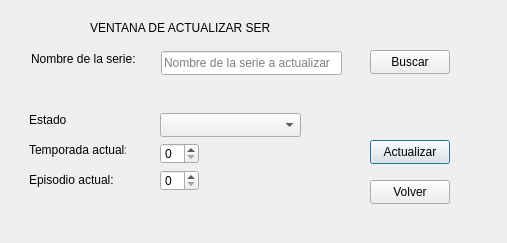
<?xml version="1.0" encoding="UTF-8"?>
<ui version="4.0">
 <class>VentanaActualizar</class>
 <widget class="QDialog" name="VentanaActualizar">
  <property name="geometry">
   <rect>
    <x>0</x>
    <y>0</y>
    <width>507</width>
    <height>243</height>
   </rect>
  </property>
  <property name="windowTitle">
   <string>Dialog</string>
  </property>
  <property name="styleSheet">
   <string notr="true"/>
  </property>
  <widget class="QLabel" name="label">
   <property name="geometry">
    <rect>
     <x>90</x>
     <y>20</y>
     <width>181</width>
     <height>16</height>
    </rect>
   </property>
   <property name="text">
    <string>VENTANA DE ACTUALIZAR SERIE</string>
   </property>
  </widget>
  <widget class="QLabel" name="label_2">
   <property name="geometry">
    <rect>
     <x>31</x>
     <y>51</y>
     <width>105</width>
     <height>16</height>
    </rect>
   </property>
   <property name="text">
    <string>Nombre de la serie: </string>
   </property>
  </widget>
  <widget class="QLabel" name="label_3">
   <property name="geometry">
    <rect>
     <x>29</x>
     <y>142</y>
     <width>97</width>
     <height>16</height>
    </rect>
   </property>
   <property name="text">
    <string>Temporada actual:</string>
   </property>
  </widget>
  <widget class="QLabel" name="label_4">
   <property name="geometry">
    <rect>
     <x>29</x>
     <y>172</y>
     <width>86</width>
     <height>16</height>
    </rect>
   </property>
   <property name="text">
    <string>Episodio actual: </string>
   </property>
  </widget>
  <widget class="QLineEdit" name="txtNombre">
   <property name="geometry">
    <rect>
     <x>161</x>
     <y>51</y>
     <width>181</width>
     <height>24</height>
    </rect>
   </property>
   <property name="placeholderText">
    <string>Nombre de la serie a actualizar</string>
   </property>
  </widget>
  <widget class="QSpinBox" name="spinTemActual">
   <property name="geometry">
    <rect>
     <x>160</x>
     <y>143</y>
     <width>39</width>
     <height>21</height>
    </rect>
   </property>
  </widget>
  <widget class="QLabel" name="label_5">
   <property name="geometry">
    <rect>
     <x>29</x>
     <y>112</y>
     <width>38</width>
     <height>16</height>
    </rect>
   </property>
   <property name="text">
    <string>Estado:</string>
   </property>
  </widget>
  <widget class="QComboBox" name="cmbEstado">
   <property name="geometry">
    <rect>
     <x>160</x>
     <y>113</y>
     <width>141</width>
     <height>24</height>
    </rect>
   </property>
   <property name="currentIndex">
    <number>-1</number>
   </property>
   <property name="placeholderText">
    <string>Selecione una opcion</string>
   </property>
   <item>
    <property name="text">
     <string>Pendiente</string>
    </property>
   </item>
   <item>
    <property name="text">
     <string>Viendo</string>
    </property>
   </item>
   <item>
    <property name="text">
     <string>Acabada</string>
    </property>
   </item>
  </widget>
  <widget class="QSpinBox" name="spinEpActual">
   <property name="geometry">
    <rect>
     <x>160</x>
     <y>170</y>
     <width>39</width>
     <height>21</height>
    </rect>
   </property>
  </widget>
  <widget class="QPushButton" name="btnActualizar">
   <property name="geometry">
    <rect>
     <x>370</x>
     <y>140</y>
     <width>80</width>
     <height>24</height>
    </rect>
   </property>
   <property name="text">
    <string>Actualizar</string>
   </property>
  </widget>
  <widget class="QPushButton" name="btnBuscar">
   <property name="geometry">
    <rect>
     <x>370</x>
     <y>50</y>
     <width>80</width>
     <height>24</height>
    </rect>
   </property>
   <property name="text">
    <string>Buscar</string>
   </property>
  </widget>
  <widget class="QPushButton" name="btnVover">
   <property name="geometry">
    <rect>
     <x>370</x>
     <y>180</y>
     <width>80</width>
     <height>24</height>
    </rect>
   </property>
   <property name="text">
    <string>Volver</string>
   </property>
  </widget>
 </widget>
 <resources/>
 <connections/>
</ui>
